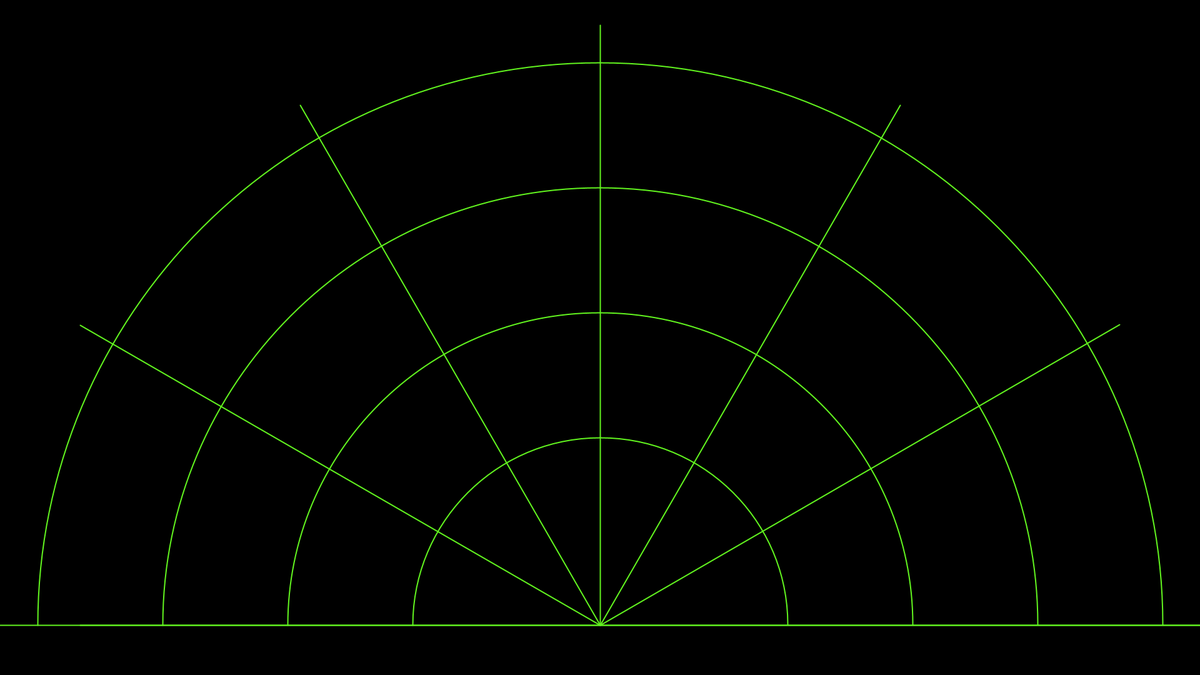
Frame 1 (no input)
Frame 60 (the mouse pressed at the canvas centre just before this capture): identical to frame 1, image omitted
Frame 120 (the mouse held since frame 60 and released just before this capture): identical to frame 1, image omitted

The Processing sketch that drew this single still picture (run headless with seeded random() and noise(); from frame 60 on, the mouse is pressed at the canvas centre):

// Processing sketch: Temporary_processing_test_code
// ── Temporary_processing_test_code.pde
void setup()
{
 size(1920, 1080);  
  
}

void drawRadar() {
  pushMatrix();
  translate(960,1000); // moves the starting coordinats to new location
  noFill();
  strokeWeight(2);
  stroke(98,245,31);
  // draws the arc lines
  arc(0,0,1800,1800,PI,TWO_PI);
  arc(0,0,1400,1400,PI,TWO_PI);
  arc(0,0,1000,1000,PI,TWO_PI);
  arc(0,0,600,600,PI,TWO_PI);
  // draws the angle lines
  line(-960,0,960,0);
  line(0,0,-960*cos(radians(30)),-960*sin(radians(30)));
  line(0,0,-960*cos(radians(60)),-960*sin(radians(60)));
  line(0,0,-960*cos(radians(90)),-960*sin(radians(90)));
  line(0,0,-960*cos(radians(120)),-960*sin(radians(120)));
  line(0,0,-960*cos(radians(150)),-960*sin(radians(150)));
  line(-960*cos(radians(30)),0,960,0);
  popMatrix();
}

void draw()
{
  background(0); 
  drawRadar(); 
  
}
